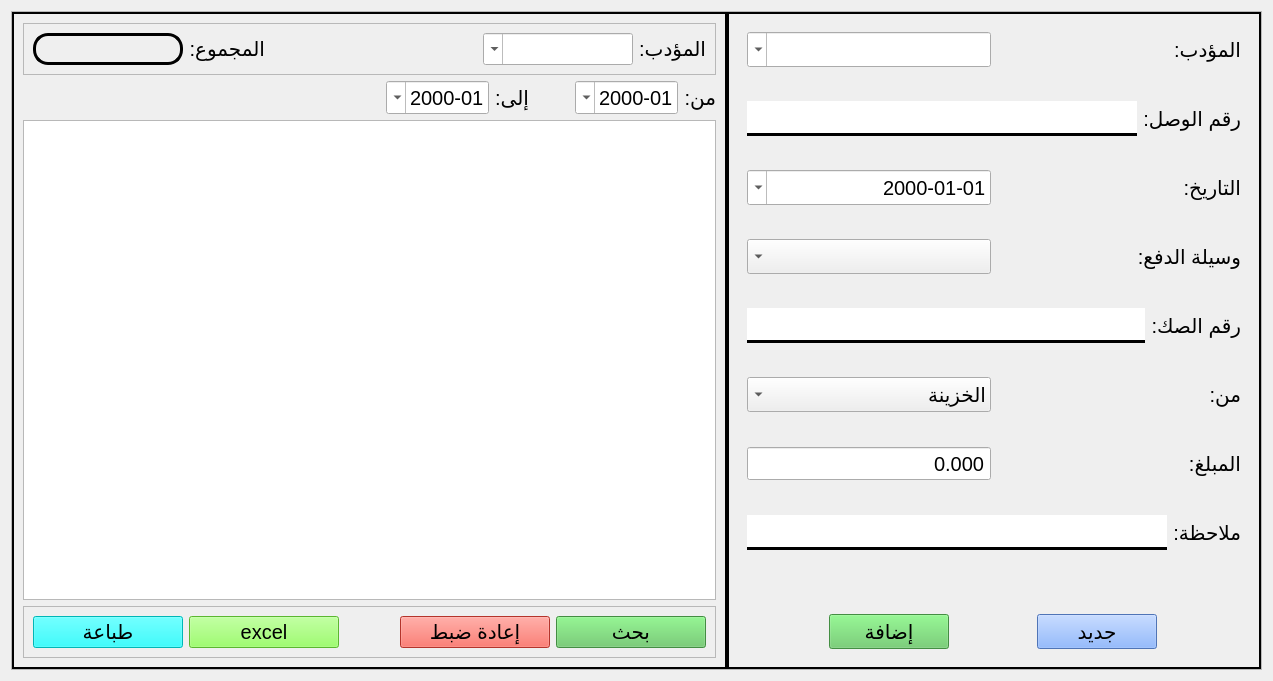
<?xml version="1.0" encoding="UTF-8"?>
<ui version="4.0">
 <class>teacher_payment</class>
 <widget class="QWidget" name="teacher_payment">
  <property name="geometry">
   <rect>
    <x>0</x>
    <y>0</y>
    <width>1273</width>
    <height>665</height>
   </rect>
  </property>
  <property name="windowTitle">
   <string>Form</string>
  </property>
  <layout class="QHBoxLayout" name="horizontalLayout_4">
   <item>
    <widget class="QStackedWidget" name="stackedWidget">
     <property name="sizePolicy">
      <sizepolicy hsizetype="Preferred" vsizetype="Expanding">
       <horstretch>0</horstretch>
       <verstretch>0</verstretch>
      </sizepolicy>
     </property>
     <property name="frameShape">
      <enum>QFrame::Shape::StyledPanel</enum>
     </property>
     <property name="frameShadow">
      <enum>QFrame::Shadow::Raised</enum>
     </property>
     <property name="currentIndex">
      <number>0</number>
     </property>
     <widget class="QWidget" name="stackedWidgetPage1">
      <layout class="QHBoxLayout" name="horizontalLayout">
       <property name="spacing">
        <number>0</number>
       </property>
       <property name="leftMargin">
        <number>0</number>
       </property>
       <property name="topMargin">
        <number>0</number>
       </property>
       <property name="rightMargin">
        <number>0</number>
       </property>
       <property name="bottomMargin">
        <number>0</number>
       </property>
       <item>
        <widget class="QFrame" name="frame_3">
         <property name="frameShape">
          <enum>QFrame::Shape::Box</enum>
         </property>
         <property name="frameShadow">
          <enum>QFrame::Shadow::Plain</enum>
         </property>
         <property name="lineWidth">
          <number>2</number>
         </property>
         <layout class="QVBoxLayout" name="verticalLayout_2">
          <item>
           <widget class="QFrame" name="frame_2">
            <property name="frameShape">
             <enum>QFrame::Shape::StyledPanel</enum>
            </property>
            <property name="frameShadow">
             <enum>QFrame::Shadow::Raised</enum>
            </property>
            <layout class="QHBoxLayout" name="horizontalLayout_2">
             <item>
              <widget class="QLabel" name="total">
               <property name="minimumSize">
                <size>
                 <width>150</width>
                 <height>0</height>
                </size>
               </property>
               <property name="maximumSize">
                <size>
                 <width>16777215</width>
                 <height>50</height>
                </size>
               </property>
               <property name="font">
                <font>
                 <pointsize>15</pointsize>
                </font>
               </property>
               <property name="styleSheet">
                <string notr="true">border: 3px solid black; 
border-radius: 15px</string>
               </property>
               <property name="text">
                <string/>
               </property>
              </widget>
             </item>
             <item>
              <widget class="QLabel" name="label_19">
               <property name="font">
                <font>
                 <pointsize>15</pointsize>
                </font>
               </property>
               <property name="text">
                <string>المجموع:</string>
               </property>
              </widget>
             </item>
             <item>
              <spacer name="horizontalSpacer_10">
               <property name="orientation">
                <enum>Qt::Orientation::Horizontal</enum>
               </property>
               <property name="sizeHint" stdset="0">
                <size>
                 <width>212</width>
                 <height>20</height>
                </size>
               </property>
              </spacer>
             </item>
             <item>
              <widget class="QComboBox" name="teacher_search">
               <property name="minimumSize">
                <size>
                 <width>150</width>
                 <height>30</height>
                </size>
               </property>
               <property name="font">
                <font>
                 <pointsize>15</pointsize>
                </font>
               </property>
               <property name="layoutDirection">
                <enum>Qt::LayoutDirection::RightToLeft</enum>
               </property>
               <property name="editable">
                <bool>true</bool>
               </property>
               <property name="sizeAdjustPolicy">
                <enum>QComboBox::SizeAdjustPolicy::AdjustToContents</enum>
               </property>
              </widget>
             </item>
             <item>
              <widget class="QLabel" name="label_9">
               <property name="font">
                <font>
                 <pointsize>15</pointsize>
                </font>
               </property>
               <property name="text">
                <string>المؤدب:</string>
               </property>
              </widget>
             </item>
            </layout>
           </widget>
          </item>
          <item>
           <layout class="QHBoxLayout" name="horizontalLayout_3">
            <item>
             <spacer name="horizontalSpacer_2">
              <property name="orientation">
               <enum>Qt::Orientation::Horizontal</enum>
              </property>
              <property name="sizeHint" stdset="0">
               <size>
                <width>40</width>
                <height>20</height>
               </size>
              </property>
             </spacer>
            </item>
            <item>
             <widget class="QDateEdit" name="to">
              <property name="font">
               <font>
                <pointsize>15</pointsize>
               </font>
              </property>
              <property name="layoutDirection">
               <enum>Qt::LayoutDirection::RightToLeft</enum>
              </property>
              <property name="alignment">
               <set>Qt::AlignmentFlag::AlignRight|Qt::AlignmentFlag::AlignTrailing|Qt::AlignmentFlag::AlignVCenter</set>
              </property>
              <property name="displayFormat">
               <string>MM-yyyy</string>
              </property>
              <property name="calendarPopup">
               <bool>true</bool>
              </property>
             </widget>
            </item>
            <item>
             <widget class="QLabel" name="label_15">
              <property name="font">
               <font>
                <pointsize>15</pointsize>
               </font>
              </property>
              <property name="text">
               <string>إلى:</string>
              </property>
             </widget>
            </item>
            <item>
             <spacer name="horizontalSpacer_5">
              <property name="orientation">
               <enum>Qt::Orientation::Horizontal</enum>
              </property>
              <property name="sizeType">
               <enum>QSizePolicy::Policy::Fixed</enum>
              </property>
              <property name="sizeHint" stdset="0">
               <size>
                <width>40</width>
                <height>20</height>
               </size>
              </property>
             </spacer>
            </item>
            <item>
             <widget class="QDateEdit" name="du">
              <property name="font">
               <font>
                <pointsize>15</pointsize>
               </font>
              </property>
              <property name="layoutDirection">
               <enum>Qt::LayoutDirection::RightToLeft</enum>
              </property>
              <property name="alignment">
               <set>Qt::AlignmentFlag::AlignRight|Qt::AlignmentFlag::AlignTrailing|Qt::AlignmentFlag::AlignVCenter</set>
              </property>
              <property name="displayFormat">
               <string>MM-yyyy</string>
              </property>
              <property name="calendarPopup">
               <bool>true</bool>
              </property>
             </widget>
            </item>
            <item>
             <widget class="QLabel" name="label_14">
              <property name="font">
               <font>
                <pointsize>15</pointsize>
               </font>
              </property>
              <property name="text">
               <string>من:</string>
              </property>
             </widget>
            </item>
           </layout>
          </item>
          <item>
           <widget class="QTableView" name="tbl">
            <property name="font">
             <font>
              <pointsize>15</pointsize>
             </font>
            </property>
            <property name="layoutDirection">
             <enum>Qt::LayoutDirection::RightToLeft</enum>
            </property>
            <property name="editTriggers">
             <set>QAbstractItemView::EditTrigger::NoEditTriggers</set>
            </property>
            <property name="alternatingRowColors">
             <bool>true</bool>
            </property>
            <property name="verticalScrollMode">
             <enum>QAbstractItemView::ScrollMode::ScrollPerPixel</enum>
            </property>
            <property name="horizontalScrollMode">
             <enum>QAbstractItemView::ScrollMode::ScrollPerPixel</enum>
            </property>
            <property name="showGrid">
             <bool>false</bool>
            </property>
            <attribute name="horizontalHeaderMinimumSectionSize">
             <number>150</number>
            </attribute>
            <attribute name="horizontalHeaderDefaultSectionSize">
             <number>150</number>
            </attribute>
            <attribute name="verticalHeaderCascadingSectionResizes">
             <bool>true</bool>
            </attribute>
            <attribute name="verticalHeaderDefaultSectionSize">
             <number>35</number>
            </attribute>
           </widget>
          </item>
          <item>
           <widget class="QFrame" name="frame_7">
            <property name="frameShape">
             <enum>QFrame::Shape::StyledPanel</enum>
            </property>
            <property name="frameShadow">
             <enum>QFrame::Shadow::Raised</enum>
            </property>
            <layout class="QHBoxLayout" name="horizontalLayout_5">
             <item>
              <widget class="QPushButton" name="printing_btn">
               <property name="minimumSize">
                <size>
                 <width>150</width>
                 <height>30</height>
                </size>
               </property>
               <property name="font">
                <font>
                 <pointsize>15</pointsize>
                </font>
               </property>
               <property name="styleSheet">
                <string notr="true">background-color: rgb(0, 255, 255);</string>
               </property>
               <property name="text">
                <string>طباعة</string>
               </property>
               <property name="shortcut">
                <string>Ctrl+P</string>
               </property>
              </widget>
             </item>
             <item>
              <widget class="QPushButton" name="export_btn">
               <property name="minimumSize">
                <size>
                 <width>150</width>
                 <height>30</height>
                </size>
               </property>
               <property name="font">
                <font>
                 <pointsize>15</pointsize>
                </font>
               </property>
               <property name="styleSheet">
                <string notr="true">background-color: rgb(127, 255, 67);</string>
               </property>
               <property name="text">
                <string>excel</string>
               </property>
               <property name="shortcut">
                <string>Ctrl+E</string>
               </property>
              </widget>
             </item>
             <item>
              <spacer name="horizontalSpacer_4">
               <property name="orientation">
                <enum>Qt::Orientation::Horizontal</enum>
               </property>
               <property name="sizeHint" stdset="0">
                <size>
                 <width>40</width>
                 <height>20</height>
                </size>
               </property>
              </spacer>
             </item>
             <item>
              <widget class="QPushButton" name="reset_btn">
               <property name="minimumSize">
                <size>
                 <width>150</width>
                 <height>30</height>
                </size>
               </property>
               <property name="font">
                <font>
                 <pointsize>15</pointsize>
                </font>
               </property>
               <property name="styleSheet">
                <string notr="true">background-color: rgb(252, 73, 60);</string>
               </property>
               <property name="text">
                <string>إعادة ضبط</string>
               </property>
               <property name="shortcut">
                <string>Esc</string>
               </property>
              </widget>
             </item>
             <item>
              <widget class="QPushButton" name="search_btn">
               <property name="minimumSize">
                <size>
                 <width>150</width>
                 <height>30</height>
                </size>
               </property>
               <property name="font">
                <font>
                 <pointsize>15</pointsize>
                </font>
               </property>
               <property name="styleSheet">
                <string notr="true">background-color: rgb(94, 197, 93);</string>
               </property>
               <property name="text">
                <string>بحث</string>
               </property>
               <property name="shortcut">
                <string>Return</string>
               </property>
              </widget>
             </item>
            </layout>
           </widget>
          </item>
         </layout>
        </widget>
       </item>
       <item alignment="">
        <widget class="QFrame" name="frame_4">
         <property name="frameShape">
          <enum>QFrame::Shape::Box</enum>
         </property>
         <property name="frameShadow">
          <enum>QFrame::Shadow::Plain</enum>
         </property>
         <property name="lineWidth">
          <number>2</number>
         </property>
         <layout class="QVBoxLayout" name="verticalLayout">
          <item>
           <spacer name="verticalSpacer_2">
            <property name="orientation">
             <enum>Qt::Orientation::Vertical</enum>
            </property>
            <property name="sizeHint" stdset="0">
             <size>
              <width>10</width>
              <height>40</height>
             </size>
            </property>
           </spacer>
          </item>
          <item>
           <widget class="QFrame" name="">
            <layout class="QHBoxLayout" name="horizontalLayout_6">
             <item>
              <widget class="QComboBox" name="teacher">
               <property name="minimumSize">
                <size>
                 <width>0</width>
                 <height>35</height>
                </size>
               </property>
               <property name="font">
                <font>
                 <pointsize>15</pointsize>
                </font>
               </property>
               <property name="layoutDirection">
                <enum>Qt::LayoutDirection::RightToLeft</enum>
               </property>
               <property name="editable">
                <bool>true</bool>
               </property>
               <property name="sizeAdjustPolicy">
                <enum>QComboBox::SizeAdjustPolicy::AdjustToContents</enum>
               </property>
              </widget>
             </item>
             <item>
              <widget class="QLabel" name="label_4">
               <property name="font">
                <font>
                 <pointsize>15</pointsize>
                </font>
               </property>
               <property name="text">
                <string>المؤدب:</string>
               </property>
              </widget>
             </item>
            </layout>
           </widget>
          </item>
          <item>
           <spacer name="verticalSpacer_4">
            <property name="orientation">
             <enum>Qt::Orientation::Vertical</enum>
            </property>
            <property name="sizeType">
             <enum>QSizePolicy::Policy::Fixed</enum>
            </property>
            <property name="sizeHint" stdset="0">
             <size>
              <width>10</width>
              <height>10</height>
             </size>
            </property>
           </spacer>
          </item>
          <item>
           <widget class="QFrame" name="">
            <layout class="QHBoxLayout" name="horizontalLayout_7">
             <item>
              <widget class="QLineEdit" name="bill_num">
               <property name="minimumSize">
                <size>
                 <width>0</width>
                 <height>35</height>
                </size>
               </property>
               <property name="font">
                <font>
                 <pointsize>15</pointsize>
                </font>
               </property>
               <property name="styleSheet">
                <string notr="true">border: 3px solid black;
border-left: none;
border-right: none;
border-top: none 
</string>
               </property>
              </widget>
             </item>
             <item>
              <widget class="QLabel" name="label_17">
               <property name="font">
                <font>
                 <pointsize>15</pointsize>
                </font>
               </property>
               <property name="text">
                <string>رقم الوصل:</string>
               </property>
              </widget>
             </item>
            </layout>
           </widget>
          </item>
          <item>
           <spacer name="verticalSpacer_5">
            <property name="orientation">
             <enum>Qt::Orientation::Vertical</enum>
            </property>
            <property name="sizeType">
             <enum>QSizePolicy::Policy::Fixed</enum>
            </property>
            <property name="sizeHint" stdset="0">
             <size>
              <width>10</width>
              <height>10</height>
             </size>
            </property>
           </spacer>
          </item>
          <item>
           <widget class="QFrame" name="">
            <layout class="QHBoxLayout" name="horizontalLayout_8">
             <item>
              <widget class="QDateEdit" name="date">
               <property name="minimumSize">
                <size>
                 <width>0</width>
                 <height>35</height>
                </size>
               </property>
               <property name="font">
                <font>
                 <pointsize>15</pointsize>
                </font>
               </property>
               <property name="layoutDirection">
                <enum>Qt::LayoutDirection::RightToLeft</enum>
               </property>
               <property name="alignment">
                <set>Qt::AlignmentFlag::AlignRight|Qt::AlignmentFlag::AlignTrailing|Qt::AlignmentFlag::AlignVCenter</set>
               </property>
               <property name="displayFormat">
                <string>dd-MM-yyyy</string>
               </property>
               <property name="calendarPopup">
                <bool>true</bool>
               </property>
              </widget>
             </item>
             <item>
              <widget class="QLabel" name="label_8">
               <property name="font">
                <font>
                 <pointsize>15</pointsize>
                </font>
               </property>
               <property name="text">
                <string>التاريخ:</string>
               </property>
              </widget>
             </item>
            </layout>
           </widget>
          </item>
          <item>
           <spacer name="verticalSpacer_6">
            <property name="orientation">
             <enum>Qt::Orientation::Vertical</enum>
            </property>
            <property name="sizeType">
             <enum>QSizePolicy::Policy::Fixed</enum>
            </property>
            <property name="sizeHint" stdset="0">
             <size>
              <width>10</width>
              <height>10</height>
             </size>
            </property>
           </spacer>
          </item>
          <item>
           <widget class="QFrame" name="">
            <layout class="QHBoxLayout" name="horizontalLayout_10">
             <item>
              <widget class="QComboBox" name="way">
               <property name="minimumSize">
                <size>
                 <width>0</width>
                 <height>35</height>
                </size>
               </property>
               <property name="font">
                <font>
                 <pointsize>15</pointsize>
                </font>
               </property>
               <property name="layoutDirection">
                <enum>Qt::LayoutDirection::RightToLeft</enum>
               </property>
              </widget>
             </item>
             <item>
              <widget class="QLabel" name="label_5">
               <property name="font">
                <font>
                 <pointsize>15</pointsize>
                </font>
               </property>
               <property name="text">
                <string>وسيلة الدفع:</string>
               </property>
              </widget>
             </item>
            </layout>
           </widget>
          </item>
          <item>
           <spacer name="verticalSpacer_7">
            <property name="orientation">
             <enum>Qt::Orientation::Vertical</enum>
            </property>
            <property name="sizeType">
             <enum>QSizePolicy::Policy::Fixed</enum>
            </property>
            <property name="sizeHint" stdset="0">
             <size>
              <width>10</width>
              <height>10</height>
             </size>
            </property>
           </spacer>
          </item>
          <item>
           <widget class="QFrame" name="">
            <layout class="QHBoxLayout" name="horizontalLayout_11">
             <item>
              <widget class="QLineEdit" name="nb_cheque">
               <property name="minimumSize">
                <size>
                 <width>0</width>
                 <height>35</height>
                </size>
               </property>
               <property name="font">
                <font>
                 <pointsize>15</pointsize>
                </font>
               </property>
               <property name="styleSheet">
                <string notr="true">border: 3px solid black;
border-left: none;
border-right: none;
border-top: none 
</string>
               </property>
              </widget>
             </item>
             <item>
              <widget class="QLabel" name="label_16">
               <property name="font">
                <font>
                 <pointsize>15</pointsize>
                </font>
               </property>
               <property name="text">
                <string>رقم الصك:</string>
               </property>
              </widget>
             </item>
            </layout>
           </widget>
          </item>
          <item>
           <spacer name="verticalSpacer_9">
            <property name="orientation">
             <enum>Qt::Orientation::Vertical</enum>
            </property>
            <property name="sizeType">
             <enum>QSizePolicy::Policy::Fixed</enum>
            </property>
            <property name="sizeHint" stdset="0">
             <size>
              <width>20</width>
              <height>10</height>
             </size>
            </property>
           </spacer>
          </item>
          <item>
           <widget class="QFrame" name="">
            <layout class="QHBoxLayout" name="horizontalLayout_12">
             <item>
              <widget class="QComboBox" name="bank_caisse">
               <property name="minimumSize">
                <size>
                 <width>0</width>
                 <height>35</height>
                </size>
               </property>
               <property name="font">
                <font>
                 <pointsize>15</pointsize>
                </font>
               </property>
               <property name="layoutDirection">
                <enum>Qt::LayoutDirection::RightToLeft</enum>
               </property>
               <item>
                <property name="text">
                 <string>الخزينة</string>
                </property>
               </item>
               <item>
                <property name="text">
                 <string>البنك</string>
                </property>
               </item>
              </widget>
             </item>
             <item>
              <widget class="QLabel" name="label_18">
               <property name="font">
                <font>
                 <pointsize>15</pointsize>
                </font>
               </property>
               <property name="text">
                <string>من:</string>
               </property>
              </widget>
             </item>
            </layout>
           </widget>
          </item>
          <item>
           <spacer name="verticalSpacer_10">
            <property name="orientation">
             <enum>Qt::Orientation::Vertical</enum>
            </property>
            <property name="sizeType">
             <enum>QSizePolicy::Policy::Fixed</enum>
            </property>
            <property name="sizeHint" stdset="0">
             <size>
              <width>20</width>
              <height>10</height>
             </size>
            </property>
           </spacer>
          </item>
          <item>
           <widget class="QFrame" name="">
            <layout class="QHBoxLayout" name="horizontalLayout_13">
             <item>
              <widget class="QDoubleSpinBox" name="price">
               <property name="minimumSize">
                <size>
                 <width>0</width>
                 <height>35</height>
                </size>
               </property>
               <property name="font">
                <font>
                 <pointsize>15</pointsize>
                </font>
               </property>
               <property name="alignment">
                <set>Qt::AlignmentFlag::AlignRight|Qt::AlignmentFlag::AlignTrailing|Qt::AlignmentFlag::AlignVCenter</set>
               </property>
               <property name="buttonSymbols">
                <enum>QAbstractSpinBox::ButtonSymbols::NoButtons</enum>
               </property>
               <property name="decimals">
                <number>3</number>
               </property>
               <property name="maximum">
                <double>1111111111111111174642258481095114752.000000000000000</double>
               </property>
              </widget>
             </item>
             <item>
              <widget class="QLabel" name="label_10">
               <property name="font">
                <font>
                 <pointsize>15</pointsize>
                </font>
               </property>
               <property name="text">
                <string>المبلغ:</string>
               </property>
              </widget>
             </item>
            </layout>
           </widget>
          </item>
          <item>
           <spacer name="verticalSpacer_11">
            <property name="orientation">
             <enum>Qt::Orientation::Vertical</enum>
            </property>
            <property name="sizeType">
             <enum>QSizePolicy::Policy::Fixed</enum>
            </property>
            <property name="sizeHint" stdset="0">
             <size>
              <width>20</width>
              <height>10</height>
             </size>
            </property>
           </spacer>
          </item>
          <item>
           <widget class="QFrame" name="">
            <layout class="QHBoxLayout" name="horizontalLayout_15">
             <item>
              <widget class="QLineEdit" name="note">
               <property name="minimumSize">
                <size>
                 <width>0</width>
                 <height>35</height>
                </size>
               </property>
               <property name="font">
                <font>
                 <pointsize>15</pointsize>
                </font>
               </property>
               <property name="styleSheet">
                <string notr="true">border: 3px solid black;
border-left: none;
border-right: none;
border-top: none 
</string>
               </property>
              </widget>
             </item>
             <item>
              <widget class="QLabel" name="label_2">
               <property name="font">
                <font>
                 <pointsize>15</pointsize>
                </font>
               </property>
               <property name="text">
                <string>ملاحظة:</string>
               </property>
              </widget>
             </item>
            </layout>
           </widget>
          </item>
          <item>
           <spacer name="verticalSpacer_8">
            <property name="orientation">
             <enum>Qt::Orientation::Vertical</enum>
            </property>
            <property name="sizeType">
             <enum>QSizePolicy::Policy::Fixed</enum>
            </property>
            <property name="sizeHint" stdset="0">
             <size>
              <width>20</width>
              <height>40</height>
             </size>
            </property>
           </spacer>
          </item>
          <item>
           <widget class="QFrame" name="">
            <layout class="QHBoxLayout" name="horizontalLayout_9">
             <item>
              <widget class="QPushButton" name="add_btn">
               <property name="minimumSize">
                <size>
                 <width>120</width>
                 <height>35</height>
                </size>
               </property>
               <property name="maximumSize">
                <size>
                 <width>120</width>
                 <height>16777215</height>
                </size>
               </property>
               <property name="font">
                <font>
                 <pointsize>15</pointsize>
                </font>
               </property>
               <property name="styleSheet">
                <string notr="true">background-color: rgb(95, 199, 94);</string>
               </property>
               <property name="text">
                <string>إضافة</string>
               </property>
              </widget>
             </item>
             <item>
              <widget class="QPushButton" name="new_btn">
               <property name="minimumSize">
                <size>
                 <width>120</width>
                 <height>35</height>
                </size>
               </property>
               <property name="maximumSize">
                <size>
                 <width>120</width>
                 <height>16777215</height>
                </size>
               </property>
               <property name="font">
                <font>
                 <pointsize>15</pointsize>
                </font>
               </property>
               <property name="styleSheet">
                <string notr="true">background-color: rgb(111, 162, 255);</string>
               </property>
               <property name="text">
                <string>جديد</string>
               </property>
              </widget>
             </item>
            </layout>
           </widget>
          </item>
          <item>
           <spacer name="verticalSpacer">
            <property name="orientation">
             <enum>Qt::Orientation::Vertical</enum>
            </property>
            <property name="sizeHint" stdset="0">
             <size>
              <width>20</width>
              <height>40</height>
             </size>
            </property>
           </spacer>
          </item>
         </layout>
        </widget>
       </item>
      </layout>
     </widget>
     <widget class="QWidget" name="page">
      <layout class="QVBoxLayout" name="verticalLayout_3">
       <item>
        <widget class="QTextEdit" name="printing_plain">
         <property name="minimumSize">
          <size>
           <width>700</width>
           <height>0</height>
          </size>
         </property>
         <property name="font">
          <font>
           <pointsize>12</pointsize>
          </font>
         </property>
         <property name="layoutDirection">
          <enum>Qt::LayoutDirection::RightToLeft</enum>
         </property>
         <property name="readOnly">
          <bool>true</bool>
         </property>
        </widget>
       </item>
       <item>
        <widget class="QFrame" name="frame_19">
         <property name="frameShape">
          <enum>QFrame::Shape::StyledPanel</enum>
         </property>
         <property name="frameShadow">
          <enum>QFrame::Shadow::Raised</enum>
         </property>
         <layout class="QHBoxLayout" name="horizontalLayout_14">
          <item>
           <spacer name="horizontalSpacer_15">
            <property name="orientation">
             <enum>Qt::Orientation::Horizontal</enum>
            </property>
            <property name="sizeHint" stdset="0">
             <size>
              <width>40</width>
              <height>20</height>
             </size>
            </property>
           </spacer>
          </item>
          <item>
           <widget class="QPushButton" name="cancel">
            <property name="minimumSize">
             <size>
              <width>150</width>
              <height>30</height>
             </size>
            </property>
            <property name="font">
             <font>
              <pointsize>15</pointsize>
             </font>
            </property>
            <property name="styleSheet">
             <string notr="true">background-color: rgb(255, 93, 29);</string>
            </property>
            <property name="text">
             <string>إلغاء</string>
            </property>
            <property name="shortcut">
             <string>Esc</string>
            </property>
           </widget>
          </item>
          <item>
           <spacer name="horizontalSpacer_16">
            <property name="orientation">
             <enum>Qt::Orientation::Horizontal</enum>
            </property>
            <property name="sizeType">
             <enum>QSizePolicy::Policy::Fixed</enum>
            </property>
            <property name="sizeHint" stdset="0">
             <size>
              <width>40</width>
              <height>20</height>
             </size>
            </property>
           </spacer>
          </item>
          <item>
           <widget class="QPushButton" name="printing">
            <property name="minimumSize">
             <size>
              <width>150</width>
              <height>30</height>
             </size>
            </property>
            <property name="font">
             <font>
              <pointsize>15</pointsize>
             </font>
            </property>
            <property name="styleSheet">
             <string notr="true">background-color: rgb(143, 255, 52);</string>
            </property>
            <property name="text">
             <string>طباعة</string>
            </property>
           </widget>
          </item>
          <item>
           <spacer name="horizontalSpacer_14">
            <property name="orientation">
             <enum>Qt::Orientation::Horizontal</enum>
            </property>
            <property name="sizeHint" stdset="0">
             <size>
              <width>40</width>
              <height>20</height>
             </size>
            </property>
           </spacer>
          </item>
         </layout>
        </widget>
       </item>
      </layout>
     </widget>
    </widget>
   </item>
  </layout>
 </widget>
 <tabstops>
  <tabstop>tbl</tabstop>
 </tabstops>
 <resources/>
 <connections/>
</ui>
